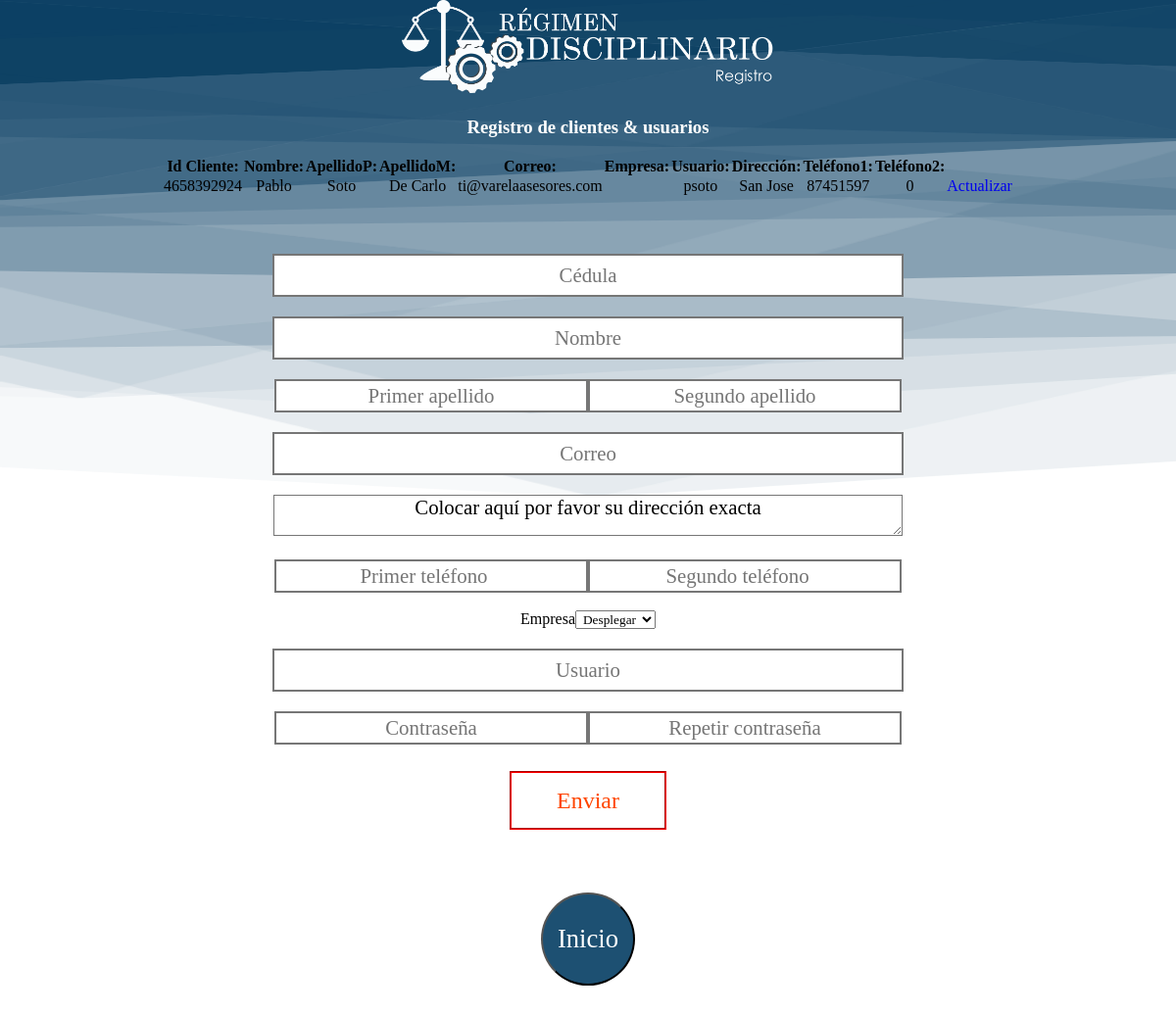
The app's page /formularios/clientes-usuarios/formulariocu.php (signed in) with its own data.
### tables this page shows
CREATE TABLE `clientes` (
  `Id_Cliente` varchar(20) NOT NULL,
  `Nombre` varchar(50) DEFAULT NULL,
  `Apellido1` varchar(100) DEFAULT NULL,
  `Apellido2` varchar(100) DEFAULT NULL,
  `Correo` varchar(150) DEFAULT NULL,
  `Direccion` varchar(250) DEFAULT NULL,
  `Telefono1` int(11) DEFAULT NULL,
  `Telefono2` int(11) DEFAULT NULL,
  `Cedula_Juridica` varchar(50) DEFAULT NULL,
  `Usuario` varchar(30) DEFAULT NULL,
  PRIMARY KEY (`Id_Cliente`),
  KEY `FK_Clientes_Empresas` (`Cedula_Juridica`),
  KEY `FK_Clientes_Usuarios` (`Usuario`),
  CONSTRAINT `FK_Clientes_Empresas` FOREIGN KEY (`Cedula_Juridica`) REFERENCES `empresas` (`Cedula_Juridica`),
  CONSTRAINT `FK_Clientes_Usuarios` FOREIGN KEY (`Usuario`) REFERENCES `usuarios` (`Usuario`)
);

### Conexion.php (called while the page is built, shortened)
<?php
    class Conexion{
        private $hostname = "localhost";
		private $username = "root";
		private $password = "";
		private $database = "proyecto";
		private $resultado = array();
		public function getHostname(){
			return $this->hostname;
		}
		public function getUsername(){
			return $this->username;
		}
		public function getPassword(){
			return $this->password;
		}
		public function getDatabase(){
			return $this->database;
		}
        public function setResultado($resultado){
            $this->resultado = $resultado;
        }
        function conectar(){
			try {
				$conexion= mysqli_connect($this->getHostname(), $this->getUsername(), $this->getPassword(),
					$this->getDatabase()) or die("<p>No se encuentra el servidor</p>");
				return $conexion;
			} catch (Exception $e) {
				echo "<p>".$e->getMessage."</p>";
			}
		}
        function Select_G_Clientes($busqueda){
            $cont= 0;
            $con = $this->conectar();
            $sql= "Call Select_G_Clientes('".$busqueda."');";
            $consulta = mysqli_query($this->conectar(), $sql);
			if($consulta){
                while ($row = mysqli_fetch_array($consulta)){
                    $this->resultado[$cont] = $row;
                    $cont++;
                }
                return $this->resultado;
            }else{
                echo "<p>".mysqli_error($con)."</p>";
            }
        }
        function Select_G_Empresas($busqueda){
            $cont = 0;
            $con = $this->conectar();
            $sql= "Call Select_G_Empresas('".$busqueda."');";
            $consulta = mysqli_query($this->conectar(), $sql);
			if($consulta){
                while ($row = mysqli_fetch_array($consulta)){
                    $this->resultado[$cont] = $row;
                    $cont++;
                }
                return $this->resultado;
            }else{
                echo "<p>".mysqli_error($con)."</p>";
            }
        }
    }
?>

### formularios/clientes-usuarios/formulariocu.php (the view, shortened to what this page needs)
<?php
    if(isset($_GET["update"])){
        $update = $_GET["update"];
    }else{
        $update = null;
    }
    require_once("../../Conexion.php");
    $Con = new Conexion();
?>
<!DOCTYPE html>
  <html>
    <head>
        <link rel="stylesheet" href="../estilo.css">
    </head>
    <body>
        <img src="../../img/logoregistro.png" width="380px;">
        <H3 class="titulo">Registro de clientes & usuarios</H3>
        <br>
        <?php
            $array = $Con->Select_G_Clientes("");
            if(!empty($array)){
                echo "<table class='tabladesign'><tr><th>Id Cliente:</th><th>Nombre:</th><th>ApellidoP:</th><th>ApellidoM:</th><th>Correo:</th><th>Empresa:</th><th>Usuario:</th><th>Direcci&oacute;n:</th><th>Tel&eacute;fono1:</th><th>Tel&eacute;fono2:</th></tr>";
                for($i=0;$i<sizeof($array);$i++){
                    echo "<tr><td>".$array[$i]["Id_Cliente"]."</td><td>".$array[$i]["Nombre"]."</td><td>".$array[$i]["ApellidoP"]."</td><td>".$array[$i]["ApellidoM"]."</td><td>".$array[$i]["Correo"]."</td><td>".$array[$i]["Empresa"]."</td><td>".$array[$i]["Usuario"]."</td><td>".$array[$i]["Direccion"]."</td><td>".$array[$i]["Telefono1"]."</td><td>".$array[$i]["Telefono2"]."</td><td><a href='formulariocu.php?update=".$array[$i]["Id_Cliente"]."'>Actualizar</a></td></tr>";
                }
                echo"</table>";
            }else{
                echo "<p>No hay registros dentro de la base de datos, ingrese cada registro manualmente con el formulario de abajo</p>";
            }
        ?>
        <br>
        <?php
        if($update=="" And $update!="update"){
            echo "<form method='post' action='formulariocu.php' class='formulario' enctype='multipart/form-data'>";
            echo "<input type='text' required name='idcliente' placeholder='C&eacute;dula' class='all' maxlength='20' pattern='[A-Za-Z0-9_-]{1,20}'>";
            echo "<input type='text' required name='nombre1' placeholder='Nombre' class='all' maxlength='50' pattern='[A-Za-Z0-9_-]{1,50}'>";
            echo "<input type='text' required name='apellido1' placeholder='Primer apellido' class='medium' maxlength='100' pattern='[A-Za-Z0-9_-]{1,100}'>";
            echo "<input type='text' required name='apellido2' placeholder='Segundo apellido' class='medium' maxlength='100' pattern='[A-Za-Z0-9_-]{1,100}'>";
            echo "<input type='email' required name='correo' placeholder='Correo' class='all' maxlength='150' pattern='[A-Za-Z0-9_-]{1,150}'>";
            echo "<textarea class='all' name='direccion'>Colocar aquí por favor su dirección exacta</textarea>";
            echo "<input type='number' required name='telefono1' placeholder='Primer teléfono' class='medium' max='99999999' pattern='[A-Za-Z0-9_-]{1,8}'>";
            echo "<input type='number' name='telefono2' placeholder='Segundo teléfono' class='medium' max='99999999' pattern='[A-Za-Z0-9_-]{1,8}'>";
            echo "<br><br>";
            echo "<label>Empresa</label>";
            echo "<select name='cedulajuridica' class='browser-default'><option value='' disabled selected>Desplegar</option>";
            echo "</select>";
            echo "<br>";
            echo "<input type='text' required name='usuario' placeholder='Usuario' class='all' maxlength='30' pattern='[A-Za-Z0-9_-]{1,30}'><br>";
            echo "<input type='password' required name='contra1' placeholder='Contraseña' class='medium' maxlength='20' pattern='[A-Za-Z0-9_-]{1,20}'>";
            echo "<input type='password' required name='contra2' placeholder='Repetir contraseña' class='medium' maxlength='20' pattern='[A-Za-Z0-9_-]{1,20}'><br>";
            echo "<input type='submit' value='Enviar' class='enviar'>";
            echo "</form>";
            echo "<br><br><br><br>";
    }
    ?>
        <button type='button' id='boton'><a href='../../bienvenido.php'>Inicio</a></button>
        <br>
        <br>
    </body>
</html>

### formularios/estilo.css (style rules this page uses)
* { text-align: center; margin: auto; padding: 0; text-decoration: none; font-family: fuente1; }
body { background-image: url(../img/inicio2.png); background-repeat: no-repeat; background-size: 5000px 792px; font-family: "Century_Gothic"; font-style: normal; font-stretch: normal; text-align: center; display: block; margin: auto; }
h1, h2, h3 { color: #fff; }
.titulo { margin-top: 20px; }
.formulario { width: 90%; padding-top: 20px; padding-bottom: 20px; height: 580px; max-width: 800px; }
.all { width: 80%; margin: auto; height: 40px; background-color: #fff; border-style: solid; margin-top: 20px; font-size: 1.3em; }
.medium { border-style: solid; background-color: #fff; width: 39.5%; height: 30px; margin-top: 20px; font-size: 1.3em; }
.enviar { width: 20%; margin-top: 27px; margin-bottom: 20px; height: 60px; background-color: #fff; color: orangered; border-style: groove; border-color: red; font-size: 1.5em; }
#boton { border-radius: 10em; padding: 30px 15px; background-color: #1D5072; margin-bottom: 30px; }
#boton a { color: #fff; font-size: 2em; }

### records on screen
clientes: Id_Cliente "4658392924", Nombre "Pablo", Apellido1 "Soto", Apellido2 "De Carlo", Correo "ti@varelaasesores.com", Usuario "psoto", Direccion "San Jose", Telefono1 "87451597", Telefono2 "0"
